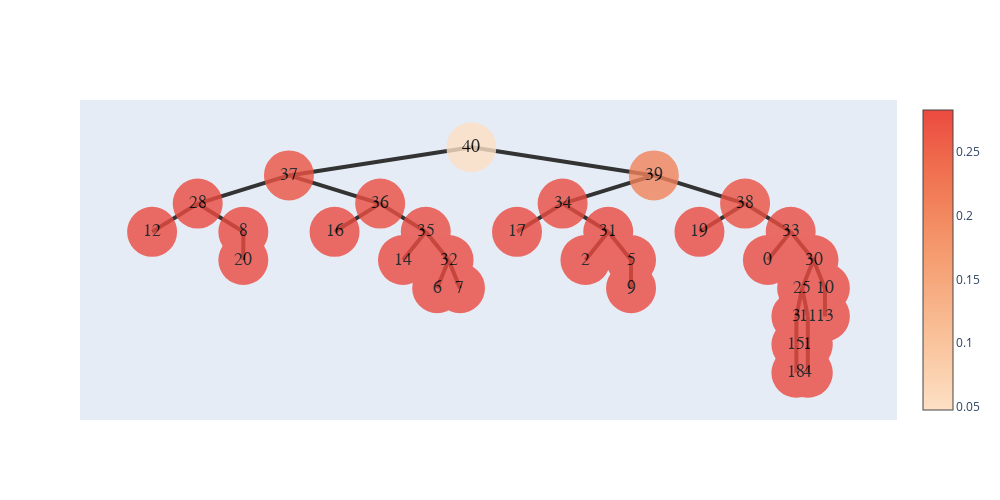

Source (notebook cell):
### Code cell
search_tree(nodes1[-1],0.018)
show_tree(nodes1[-1]).show_fig()

### Figure 1 — Plotly figure (JSON) as saved in the notebook; plotly's stock layout.template omitted (floating-point values rounded to 4 significant figures)
{"data": [{"hoverinfo": "text", "marker": {"color": [0.04761, 0.2725, 0.283, 0.2831, 0.2831, 0.2831, 0.2785, 0.2831, 0.281, 0.2831, 0.2828, 0.2831, 0.2831, 0.2094, 0.2813, 0.2831, 0.2828, 0.2831, 0.2831, 0.2831, 0.2752, 0.2831, 0.281, 0.2831, 0.2826, 0.283, 0.2831, 0.2831, 0.2831, 0.2831, 0.2831, 0.2831, 0.2831, 0.2831], "colorscale": [[0, "rgb(253, 224, 197)"], [0.1667, "rgb(250, 203, 166)"], [0.3333, "rgb(248, 181, 139)"], [0.5, "rgb(245, 158, 114)"], [0.6667, "rgb(242, 133, 93)"], [0.8333, "rgb(239, 106, 76)"], [1, "rgb(235, 74, 64)"]], "showscale": true, "size": 50, "symbol": "circle-dot"}, "mode": "markers+text", "opacity": 0.8, "text": ["40", "37", "28", "12", "8", "20", "36", "16", "35", "14", "32", "6", "7", "39", "34", "17", "31", "2", "5", "9", "38", "19", "33", "0", "30", "25", "3", "15", "18", "11", "1", "4", "10", "13"], "textfont": {"color": "#000000", "family": "sans serif", "size": 18}, "type": "scatter", "x": [5.5, 3.25, 2.125, 1.562, 2.688, 2.688, 4.375, 3.812, 4.938, 4.656, 5.219, 5.078, 5.359, 7.75, 6.625, 6.062, 7.188, 6.906, 7.469, 7.469, 8.875, 8.312, 9.438, 9.156, 9.719, 9.578, 9.508, 9.508, 9.508, 9.648, 9.648, 9.648, 9.859, 9.859], "y": [5, 3.5, 2, 0.5, 0.5, -1, 2, 0.5, 0.5, -1, -1, -2.5, -2.5, 3.5, 2, 0.5, 0.5, -1, -1, -2.5, 2, 0.5, 0.5, -1, -1, -2.5, -4, -5.5, -7, -4, -5.5, -7, -2.5, -4]}], "layout": {"height": 500, "shapes": [{"layer": "below", "line": {"color": "#333", "width": 4}, "type": "line", "x0": 5.5, "x1": 5.5, "y0": 5, "y1": 5}, {"layer": "below", "line": {"color": "#333", "width": 4}, "type": "line", "x0": 5.5, "x1": 3.25, "y0": 5, "y1": 3.5}, {"layer": "below", "line": {"color": "#333", "width": 4}, "type": "line", "x0": 3.25, "x1": 2.125, "y0": 3.5, "y1": 2}, {"layer": "below", "line": {"color": "#333", "width": 4}, "type": "line", "x0": 2.125, "x1": 1.562, "y0": 2, "y1": 0.5}, {"layer": "below", "line": {"color": "#333", "width": 4}, "type": "line", "x0": 2.125, "x1": 2.688, "y0": 2, "y1": 0.5}, {"layer": "below", "line": {"color": "#333", "width": 4}, "type": "line", "x0": 2.688, "x1": 2.688, "y0": 0.5, "y1": -1}, {"layer": "below", "line": {"color": "#333", "width": 4}, "type": "line", "x0": 3.25, "x1": 4.375, "y0": 3.5, "y1": 2}, {"layer": "below", "line": {"color": "#333", "width": 4}, "type": "line", "x0": 4.375, "x1": 3.812, "y0": 2, "y1": 0.5}, {"layer": "below", "line": {"color": "#333", "width": 4}, "type": "line", "x0": 4.375, "x1": 4.938, "y0": 2, "y1": 0.5}, {"layer": "below", "line": {"color": "#333", "width": 4}, "type": "line", "x0": 4.938, "x1": 4.656, "y0": 0.5, "y1": -1}, {"layer": "below", "line": {"color": "#333", "width": 4}, "type": "line", "x0": 4.938, "x1": 5.219, "y0": 0.5, "y1": -1}, {"layer": "below", "line": {"color": "#333", "width": 4}, "type": "line", "x0": 5.219, "x1": 5.078, "y0": -1, "y1": -2.5}, {"layer": "below", "line": {"color": "#333", "width": 4}, "type": "line", "x0": 5.219, "x1": 5.359, "y0": -1, "y1": -2.5}, {"layer": "below", "line": {"color": "#333", "width": 4}, "type": "line", "x0": 5.5, "x1": 7.75, "y0": 5, "y1": 3.5}, {"layer": "below", "line": {"color": "#333", "width": 4}, "type": "line", "x0": 7.75, "x1": 6.625, "y0": 3.5, "y1": 2}, {"layer": "below", "line": {"color": "#333", "width": 4}, "type": "line", "x0": 6.625, "x1": 6.062, "y0": 2, "y1": 0.5}, {"layer": "below", "line": {"color": "#333", "width": 4}, "type": "line", "x0": 6.625, "x1": 7.188, "y0": 2, "y1": 0.5}, {"layer": "below", "line": {"color": "#333", "width": 4}, "type": "line", "x0": 7.188, "x1": 6.906, "y0": 0.5, "y1": -1}, {"layer": "below", "line": {"color": "#333", "width": 4}, "type": "line", "x0": 7.188, "x1": 7.469, "y0": 0.5, "y1": -1}, {"layer": "below", "line": {"color": "#333", "width": 4}, "type": "line", "x0": 7.469, "x1": 7.469, "y0": -1, "y1": -2.5}, {"layer": "below", "line": {"color": "#333", "width": 4}, "type": "line", "x0": 7.75, "x1": 8.875, "y0": 3.5, "y1": 2}, {"layer": "below", "line": {"color": "#333", "width": 4}, "type": "line", "x0": 8.875, "x1": 8.312, "y0": 2, "y1": 0.5}, {"layer": "below", "line": {"color": "#333", "width": 4}, "type": "line", "x0": 8.875, "x1": 9.438, "y0": 2, "y1": 0.5}, {"layer": "below", "line": {"color": "#333", "width": 4}, "type": "line", "x0": 9.438, "x1": 9.156, "y0": 0.5, "y1": -1}, {"layer": "below", "line": {"color": "#333", "width": 4}, "type": "line", "x0": 9.438, "x1": 9.719, "y0": 0.5, "y1": -1}, {"layer": "below", "line": {"color": "#333", "width": 4}, "type": "line", "x0": 9.719, "x1": 9.578, "y0": -1, "y1": -2.5}, {"layer": "below", "line": {"color": "#333", "width": 4}, "type": "line", "x0": 9.578, "x1": 9.508, "y0": -2.5, "y1": -4}, {"layer": "below", "line": {"color": "#333", "width": 4}, "type": "line", "x0": 9.508, "x1": 9.508, "y0": -4, "y1": -5.5}, {"layer": "below", "line": {"color": "#333", "width": 4}, "type": "line", "x0": 9.508, "x1": 9.508, "y0": -5.5, "y1": -7}, {"layer": "below", "line": {"color": "#333", "width": 4}, "type": "line", "x0": 9.578, "x1": 9.648, "y0": -2.5, "y1": -4}, {"layer": "below", "line": {"color": "#333", "width": 4}, "type": "line", "x0": 9.648, "x1": 9.648, "y0": -4, "y1": -5.5}, {"layer": "below", "line": {"color": "#333", "width": 4}, "type": "line", "x0": 9.648, "x1": 9.648, "y0": -5.5, "y1": -7}, {"layer": "below", "line": {"color": "#333", "width": 4}, "type": "line", "x0": 9.719, "x1": 9.859, "y0": -1, "y1": -2.5}, {"layer": "below", "line": {"color": "#333", "width": 4}, "type": "line", "x0": 9.859, "x1": 9.859, "y0": -2.5, "y1": -4}], "width": 1000, "xaxis": {"showgrid": false, "showline": false, "showticklabels": false, "zeroline": false}, "yaxis": {"showgrid": false, "showline": false, "showticklabels": false, "zeroline": false}}}
